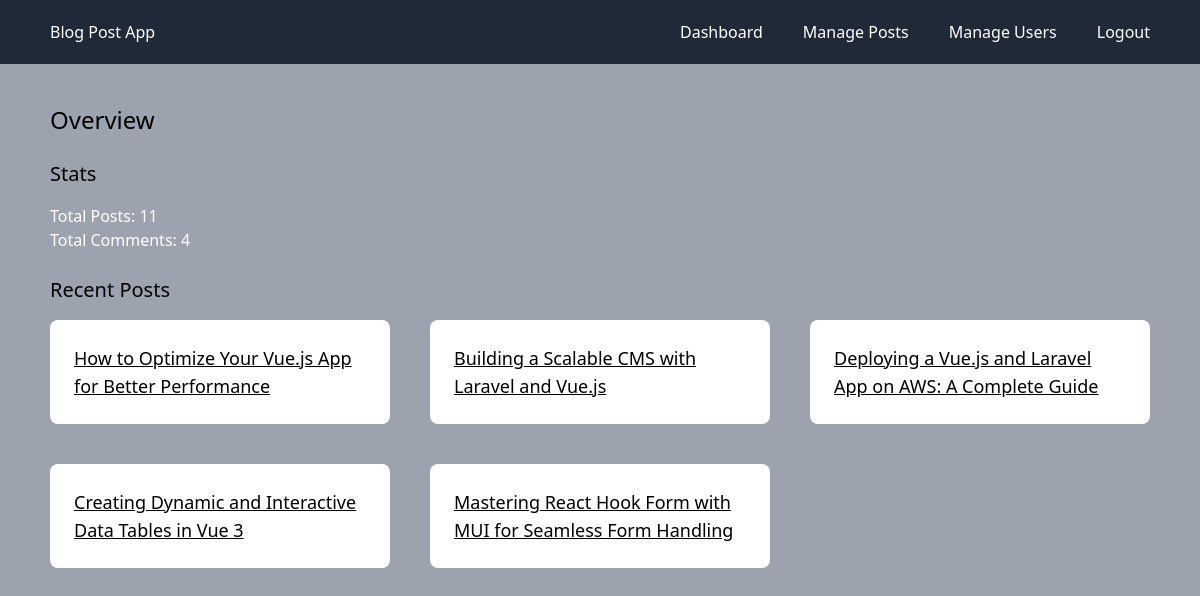
The page /admin/home (signed in) on the database its author committed.
### tables this page shows
CREATE TABLE posts(
  id INTEGER PRIMARY KEY AUTOINCREMENT,
  user_id INTEGER NOT NULL,
  title TEXT NOT NULL,
  content TEXT NOT NULL,
  views INTEGER NOT NULL DEFAULT 0,
  created_at DATETIME DEFAULT CURRENT_TIMESTAMP,
  FOREIGN KEY (user_id) REFERENCES users (id)
);

### core/View.php (called while the page is built, shortened)
<?php
class View {
  protected static $globals = [];
  public static function share(string $key, mixed $value): void {
    static::$globals[$key] = $value;
  }
  public static function render(string $template, array $data = [], ?string $layout = null): string {
    $data = [...$data, ...static::$globals];
    $content = static::renderTemplate($template, $data);
    return static::renderLayout($layout, $data, $content);
  }
  protected static function renderTemplate(string $template, array $data): string {
    extract($data);
    $path = dirname(__DIR__) . "/app/views/{$template}.php";
    require $path;
    return ob_get_clean();
  }
  protected static function renderLayout(?string $template, array $data, string $content): string {
    return ob_get_clean();
  }
}

### app/controllers/admin/DashboardController.php (called while the page is built, shortened)
<?php
class DashboardController {
  public function index() {
    $totalPosts = count(Post::all());
    $totalComments = count(Comment::all());
    $recentPosts = Post::getRecent(5);
    $recentComments = Comment::getRecent(5);
    return View::render(
      'admin/dashboard',
      [
        'totalPosts' => $totalPosts,
        'totalComments' => $totalComments,
        'recentPosts' => $recentPosts,
        'recentComments' => $recentComments,
      ],
      'layout/admin'
    );
  }
}

### core/Router.php (called while the page is built, shortened)
<?php
class Router {
  protected array $routes = [];
  protected array $globalMiddlewares = [];
  protected array $routeMiddlewares = [];
  public function add(string $method, string $uri, string $controller, array $middlewares = []): void {
    $this->routes[] = [
      'uri' => $uri,
      'method' => $method,
      'controller' => $controller,
      'middlewares' => $middlewares
    ];
  }
  public function addGlobalMiddleware(string $middleware): void {
    $this->globalMiddlewares[] = $middleware;
  }
  public function addRouteMiddleware(string $name, string $middleware): void {
    $this->routeMiddlewares[$name] = $middleware;
  }
  public function dispatch(string $uri, string $method): \Closure {
    $route = $this->findRoute($uri, $method);
    $middlewares = [
      ...$this->globalMiddlewares,
      ...array_map(fn($name) => $this->routeMiddlewares[$name], $route['middlewares']),
    ];
    return $this->runMiddleware(
      $middlewares,
      function () use($route) {
        [$controller, $action] = explode('@', $route['controller']);
        return $this->callAction($controller, $action, $route['params']);
      },
    );
  }
  protected function runMiddleware(array $middlewares, callable $target): mixed {
    $next = $target;
    foreach(array_reverse($middlewares) as $middleware) {
      $next = fn() => (new $middleware)->handle($next);
    }
    return $next();
  }
  protected function findRoute(string $uri, string $method): ?array {
    foreach($this->routes as $route) {
      $params = $this->matchRoute($route['uri'], $uri);
      if ($params !== null && $route['method'] === $method) {
        return [...$route, 'params' => $params];
      }
    }
    return null;
  }
  protected function matchRoute(string $routeUri, string $requestUri): ?array {
    $routeSegments = explode("/", trim($routeUri, "/"));
    $requestSegments = explode("/", trim($requestUri, "/"));
    if (count($routeSegments) !== count($requestSegments)) {
      return null;
    }
    $params = [];
    foreach($routeSegments as $index => $routeSegment) {
      if (str_starts_with($routeSegment, "{") && str_ends_with($routeSegment, "}")) {
        $params[trim($routeSegment, "{}")] = $requestSegments[$index];
      } elseif ($routeSegment !== $requestSegments[$index]) {
        return null;
      }
    }
    return $params;
  }
  protected function callAction(string $controller, string $action, array $params): string {
    return (new $controllerClass)->$action(...$params);
  }
}

### core/App.php (called while the page is built, shortened)
<?php
class App {
  protected static array $container = [];
  public static function bind(string $key, mixed $value): void {
    static::$container[$key] = $value;
  }
  public static function get(string $key): mixed {
    return static::$container[$key];
  }
}

### core/Model.php (called while the page is built, shortened)
<?php
abstract class Model {
  protected static $table;
  public static function all(?string $search = null, ?int $limit = null, ?int $page = null): array {
    $db = App::get('database');
    $query = 'SELECT * FROM ' . static::$table;
    $params = [];
    $query .= ' ORDER BY created_at DESC';
    return $db->fetchAll($query, $params, static::class);
  }
}

### core/Database.php (called while the page is built, shortened)
<?php
class Database {
  protected $pdo;
  public function __construct(array $config) {
    try {
      $dsn = $this->createDsn($config);
      $username = $config['username'] ?? null;
      $password = $config['password'] ?? null;
      $options = $config['options'] ?? null;
      $this->pdo = new PDO($dsn, $username, $password, $options);
      $this->pdo->setAttribute(PDO::ATTR_ERRMODE, PDO::ERRMODE_EXCEPTION);
    } catch (PDOException  $e) {
      throw new Exception('Could not connect to database.');
    }
  }
  protected function createDsn(array $config): string {
    $driver = $config['driver'];
    $dbname = $config['dbname'];
    return match($driver) {
      'sqlite' => 'sqlite:' . $dbname,
      default => throw new Exception('Unsupported driver'),
    };
  }
  public function query(string $sql, array $params = []): PDOStatement {
    $stmt = $this->pdo->prepare($sql);
    $stmt->execute($params);
    return $stmt;
  }
  public function fetchAll(string $sql, array $params = [], ?string $className = null): array {
    $stmt = $this->query($sql, $params);
    return $className ? $stmt->fetchAll(PDO::FETCH_CLASS, $className) : $stmt->fetchAll(PDO::FETCH_ASSOC);
  }
}

### app/models/Post.php (called while the page is built, shortened)
<?php
class Post extends Model {
  public static function getRecent(int $limit): array {
    $db = App::get('database');
    return $db->fetchAll(
      "SELECT * FROM posts ORDER BY created_at DESC LIMIT ?",
      [$limit],
      static::class
    );
  }
}

### app/views/admin/dashboard.php (the view)
<div class="w-[1100px] my-10">
  <h2 class="text-2xl mb-6">Overview</h2>
  <section class="mb-6">
    <h3 class="text-xl mb-4">Stats</h3>
    <p class="text-white font-medium">Total Posts: <?= $totalPosts; ?></p>
    <p class="text-white font-medium">Total Comments: <?= $totalComments; ?></p>
  </section>
  <section>
    <h3 class="text-xl mb-4">Recent Posts</h3>
    <ul class="grid grid-cols-3 mb-10 gap-10">
      <?php foreach($recentPosts as $post): ?>
        <li class="bg-white rounded-lg p-6">
          <a class="text-lg font-medium mb-4 underline underline-offset-1" href="/posts/<?= $post->id ?>"><?= $post->title ?></a>
        </li>
      <?php endforeach; ?>
    </ul>
  </section>
</div>

### rows shown on the page
posts: title "How to Optimize Your Vue.js App for Better Performance"
posts: title "Building a Scalable CMS with Laravel and Vue.js"
posts: title "Deploying a Vue.js and Laravel App on AWS: A Complete Guide"
posts: title "Creating Dynamic and Interactive Data Tables in Vue 3"
posts: title "Mastering React Hook Form with MUI for Seamless Form Handling"

### other values the page prints
$totalPosts "11"
$totalComments "4"
